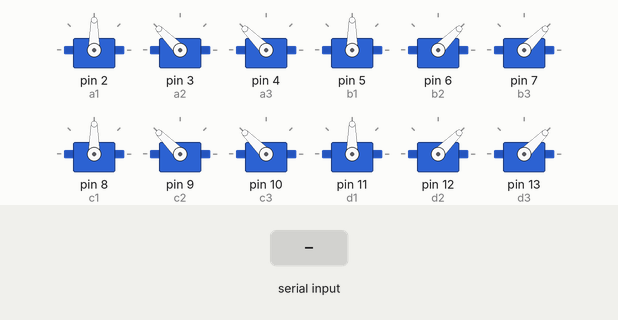
Bench run of a sketch on a simulated Arduino Uno, built with avr-gcc and run on an emulated ATmega328P. On the bench: 12 × servo. The test bench sets the inputs (shaded band). What the sketch prints to the serial monitor is not drawn.

Above: at 2.2 s.
2.3 s: "F\n" received over Serial
At 4.7 s:
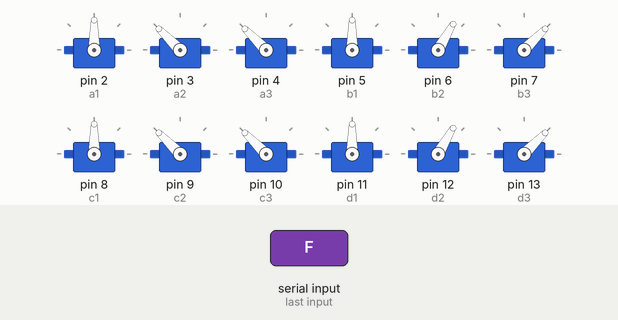
5.3 s: "T\n" received over Serial
At 5.5 s:
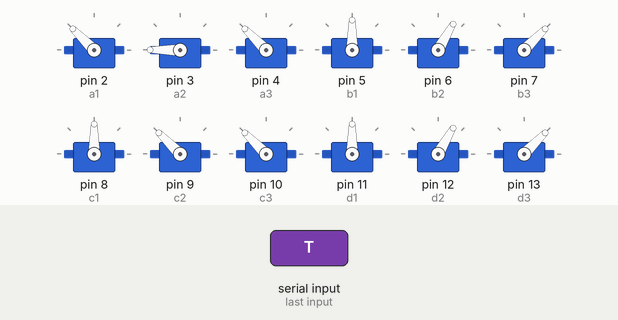
8.3 s: "E\n" received over Serial
At 8.47 s:
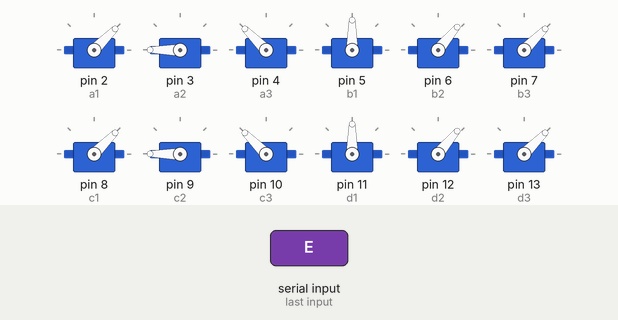
10.1 s: "D\n" received over Serial
At 10.29 s:
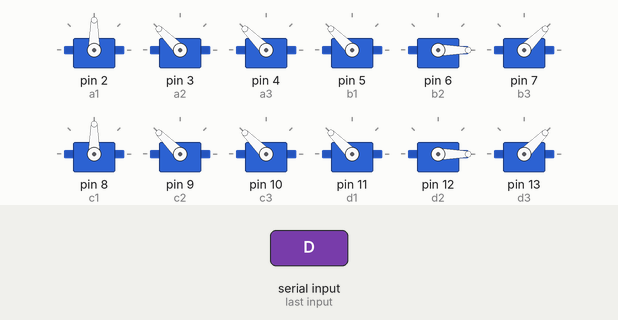
11.9 s: "F\n" received over Serial
At 12.1 s:
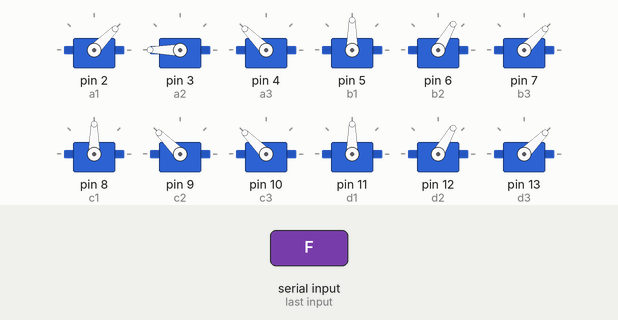
14.9 s: "E\n" received over Serial
At 15.18 s:
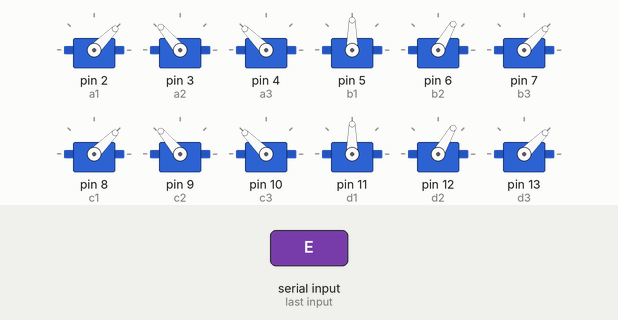
Timing chart, 0 to 17.7 s (numbered marks = the images above; inputs shaded):
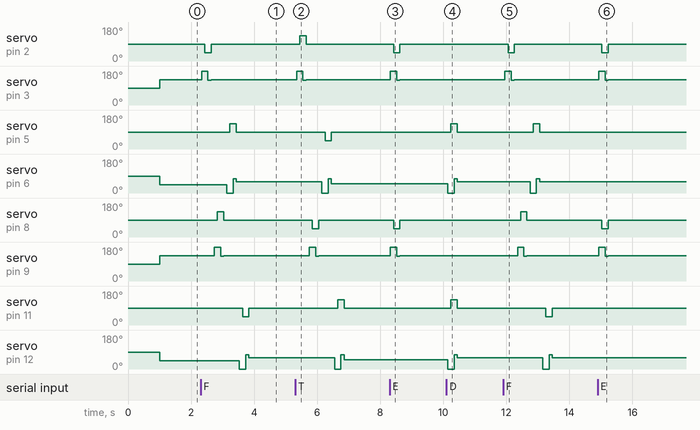

Measured:
- after the input at 2.3 s, servo on pin 2 (a1): 90° → 45° after 0.13 s, → 90° 0.20 s later; servo on pin 3 (a2): 135° → 180° at once, → 130° 0.20 s later, → 135° 0.10 s later
- after the input at 5.3 s, servo on pin 2 (a1): 90° → 135° after 0.15 s, → 90° 0.20 s later; servo on pin 3 (a2): 135° → 180° after 0.05 s, → 130° 0.20 s later, → 135° 0.10 s later
- after the input at 8.3 s, servo on pin 2 (a1), servo on pin 8 (c1): 90° → 45° after 0.13 s, → 90° 0.20 s later; servo on pin 3 (a2), servo on pin 9 (c2): 135° → 180° at once, → 130° 0.20 s later, → 135° 0.10 s later
- after the input at 10.1 s, servo on pin 5 (b1), servo on pin 11 (d1): 90° → 135° after 0.14 s, → 90° 0.20 s later; servo on pin 6 (b2), servo on pin 12 (d2): 50° → 0° at once, → 75° 0.20 s later, → 60° 0.10 s later
- after the input at 11.9 s, servo on pin 2 (a1): 90° → 45° after 0.15 s, → 90° 0.20 s later; servo on pin 3 (a2): 135° → 180° after 0.05 s, → 130° 0.20 s later, → 135° 0.10 s later
- after the input at 14.9 s, servo on pin 2 (a1), servo on pin 8 (c1): 90° → 45° after 0.13 s, → 90° 0.20 s later; servo on pin 3 (a2), servo on pin 9 (c2): 135° → 180° at once, → 130° 0.20 s later, → 135° 0.10 s later

The sketch:

aranha_robo_pie2.ino
```cpp
#include <Servo.h>

Servo a1; // Variável Servo
Servo a2; // Variável Servo
Servo a3; // Variável Servo

Servo b1; // Variável Servo
Servo b2; // Variável Servo
Servo b3; // Variável Servo

Servo c1; // Variável Servo
Servo c2; // Variável Servo
Servo c3; // Variável Servo

Servo d1; // Variável Servo
Servo d2; // Variável Servo
Servo d3; // Variável Servo

int pos; // Posição Servo


void setup()
{


  a1.attach(2);
  a2.attach(3);
  a3.attach(4);

  b1.attach(5);
  b2.attach(6);
  b3.attach(7);

  c1.attach(8);
  c2.attach(9);
  c3.attach(10);

  d1.attach(11);
  d2.attach(12);
  d3.attach(13);

  Serial.begin(9600);
  delay(1000);

  a1.write(90); // Inicia motor posição zero
  a2.write(135); // Inicia motor posição zero
  a3.write(135); // Inicia motor posição zero

  b1.write(90); // Inicia motor posição zero
  b2.write(45); // Inicia motor posição zero
  b3.write(45); // Inicia motor posição zero

  c1.write(90); // Inicia motor posição zero
  c2.write(135); // Inicia motor posição zero
  c3.write(135); // Inicia motor posição zero

  d1.write(90); // Inicia motor posição zero
  d2.write(45); // Inicia motor posição zero
  d3.write(45); // Inicia motor posição zero

}

/**
 * Função que lê uma string da Serial
 * e retorna-a
 */
String leStringSerial(){
  String conteudo = "";
  char caractere;

  // Enquanto receber algo pela serial
  while(Serial.available() > 0) {
    // Lê byte da serial
    caractere = Serial.read();
    // Ignora caractere de quebra de linha
    if ((caractere != '\n') &&(isAlphaNumeric(caractere))) {
      // Concatena valores
      conteudo.concat(caractere);
    }
    // Aguarda buffer serial ler próximo caractere
    delay(10);
  }
  Serial.print("Recebido:");
  Serial.println(conteudo);
  return conteudo;
}

void loop() {
  String recebido="";
  // Se receber algo pela serial
  if (Serial.available() > 0){
    // Lê toda string recebida
    recebido = leStringSerial();
  }

  if (recebido =="F"){avanca(100);} //avanca aranha
  if (recebido =="T"){retorna(100);} //retorna aranha
  if (recebido =="E"){giraEsq(100);} // gira a esquerda
  if (recebido =="D"){giraDir(100);} // gira a esquerda


  //Verifica código de movimento para articulações indenpendentes
  if ((recebido !="F") && (recebido!="T") && (recebido !="E") && (recebido !="D") && (recebido!="P")){
    char pata;
    int art;
    int angulo;


    pata = recebido[0]; // Identifica pata a movimentar
    art=recebido[1]-'0'; // Identifica articulação a movimentar
    angulo=(recebido[2]-'0')*100 +(recebido[3]-'0')*10 +(recebido[4]-'0'); // define o angulo da articulação

    Serial.print("Pata:");
    Serial.println(pata);
    Serial.print("Articulacao:");
    Serial.println(art);
    Serial.print("Angulo:");
    Serial.println(angulo);
    ControleServo(pata,art,angulo);
  }

  recebido="";

}

void ControleServo(char pata, int art, int angulo){

  // Identifica pata a movimentar
  switch(pata){
    case 'a':
      // Identifica articulação a movimentar
      switch(art){
        case 1:
          a1.write(angulo);// define o angulo da articulação
        break;
        case 2:
          a2.write(angulo);// define o angulo da articulação
        break;
        case 3:
          a3.write(angulo);// define o angulo da articulação
        break;
      }
    break;

    case 'b':
      switch(art){
        case 1:
          b1.write(angulo);
        break;
        case 2:
          b2.write(angulo);
        break;
        case 3:
          b3.write(angulo);
        break;
      }
    break;

    case 'c':
      switch(art){
        case 1:
          c1.write(angulo);
        break;
        case 2:
          c2.write(angulo);
        break;
        case 3:
          c3.write(angulo);
        break;
      }
    break;

    case 'd':
      switch(art){
        case 1:
          d1.write(angulo);
        break;
        case 2:
          d2.write(angulo);
        break;
        case 3:
          d3.write(angulo);
        break;
      }
    break;
  }
}


void avanca(int tempo){
  //Movimento pata A

  a1.write(90);
  a2.write(180); //Sobe Cotovelo
  a3.write(135);


  delay(tempo);

  a1.write(45); //Avança Onbro
  a2.write(180);
  a3.write(135);


  delay(tempo);

  a1.write(45);
  a2.write(130); //Baixa cotovelo
  a3.write(135);


  delay(tempo);

  a1.write(90); //posição Repouso
  a2.write(135);//posição Repouso
  a3.write(135);//posição Repouso


  delay(tempo);

//Movimento Pata C
  c1.write(90);
  c2.write(180);
  c3.write(135);

  delay(tempo);

  c1.write(135);
  c2.write(180);
  c3.write(135);

  delay(tempo);

  c1.write(135);
  c2.write(130);
  c3.write(135);

  delay(tempo);

  c1.write(90);
  c2.write(135);
  c3.write(135);

  delay(tempo);

  //Movimento Pata B

  b1.write(90);
  b2.write(0);
  b3.write(45);

  delay(tempo);

  b1.write(135);
  b2.write(0);
  b3.write(45);

  delay(tempo);

  b1.write(135);
  b2.write(75);
  b3.write(45);

  delay(tempo);

  b1.write(90);
  b2.write(60);
  b3.write(45);

  delay(tempo);

  //Movimento Pata D

  d1.write(90);
  d2.write(0);
  d3.write(45);

  delay(tempo);

  d1.write(45);
  d2.write(0);
  d3.write(45);

  delay(tempo);

  d1.write(45);
  d2.write(75);
  d3.write(45);

  delay(tempo);

  d1.write(90);
  d2.write(60);
  d3.write(45);

  delay(tempo);

}

void retorna(int tempo){
  //Movimento pata A

  a1.write(90);
  a2.write(180); //Sobe Cotovelo
  a3.write(135);


  delay(tempo);

  a1.write(135); //Retorna Onbro
  a2.write(180);
  a3.write(135);


  delay(tempo);

  a1.write(135);
  a2.write(130); //Baixa cotovelo
  a3.write(135);


  delay(tempo);

  a1.write(90); //posição Repouso
  a2.write(135);//posição Repouso
  a3.write(135);//posição Repouso


  delay(tempo);

//Movimento Pata C
  c1.write(90);
  c2.write(180); //Sobe Cotovelo
  c3.write(135);

  delay(tempo);

  c1.write(45); //Retorna Onbr
  c2.write(180);
  c3.write(135);

  delay(tempo);

  c1.write(45);
  c2.write(130); //Baixa cotovelo
  c3.write(135);

  delay(tempo);

  c1.write(90); //posição Repouso
  c2.write(135); //posição Repouso
  c3.write(135);//posição Repouso

  delay(tempo);

  //Movimento Pata B

  b1.write(90);
  b2.write(0); //Sobe Cotovelo
  b3.write(45);

  delay(tempo);

  b1.write(45);//Retorna Onbro
  b2.write(0);
  b3.write(45);

  delay(tempo);

  b1.write(45);
  b2.write(75); //Baixa cotovelo
  b3.write(45);

  delay(tempo);

  b1.write(90); //posição Repouso
  b2.write(50); //posição Repouso
  b3.write(45); //posição Repouso

  delay(tempo);

  //Movimento Pata D

  d1.write(90);
  d2.write(0);  //Sobe Cotovelo
  d3.write(45);

  delay(tempo);

  d1.write(135); //Retorna Onbro
  d2.write(0);
  d3.write(45);

  delay(tempo);

  d1.write(135);
  d2.write(75); //Baixa cotovelo
  d3.write(45);

  delay(tempo);

  d1.write(90); //posição Repouso
  d2.write(50); //posição Repouso
  d3.write(45); //posição Repouso

  delay(tempo);

}

void giraEsq(int tempo){
  //Movimento pata A

  a1.write(90);
  a2.write(180); //Sobe Cotovelo
  a3.write(135);

  c1.write(90);
  c2.write(180);//Sobe Cotovelo
  c3.write(135);

  delay(tempo);

  a1.write(45); //Avança Onbro
  a2.write(180);
  a3.write(135);

  c1.write(45); //retorna Onbro
  c2.write(180);
  c3.write(135);


  delay(tempo);

  a1.write(45);
  a2.write(130); //Baixa cotovelo
  a3.write(135);


  c1.write(45);
  c2.write(130); //Baixa cotovelo
  c3.write(135);

  delay(tempo);

  a1.write(90); //posição Repouso
  a2.write(135);//posição Repouso
  a3.write(135);//posição Repouso

  c1.write(90); //posição Repouso
  c2.write(135); //posição Repouso
  c3.write(135);//posição Repouso

  delay(tempo);
}

void giraDir(int tempo){
  //Movimento Pata B

  b1.write(90);
  b2.write(0); //Sobe Cotovelo
  b3.write(45);

  d1.write(90);
  d2.write(0); //Sobe Cotovelo
  d3.write(45);

  delay(tempo);

  b1.write(135);//Avança Onbro
  b2.write(0);
  b3.write(45);

  d1.write(135); //Retorna Onbro
  d2.write(0);
  d3.write(45);
  delay(tempo);

  b1.write(135);
  b2.write(75); //Baixa cotovelo
  b3.write(45);

  d1.write(135);
  d2.write(75); //Baixa cotovelo
  d3.write(45);

  delay(tempo);

  b1.write(90); //posição Repouso
  b2.write(60); //posição Repouso
  b3.write(45); //posição Repouso

  d1.write(90); //posição Repouso
  d2.write(60); //posição Repouso
  d3.write(45);//posição Repouso
  delay(tempo);

}

void danca(){
//Posição parado
  a1.write(90); // Inicia motor posição zero
  a2.write(135); // Inicia motor posição zero
  a3.write(135); // Inicia motor posição zero

  b1.write(90); // Inicia motor posição zero
  b2.write(45); // Inicia motor posição zero
  b3.write(45); // Inicia motor posição zero

  c1.write(90); // Inicia motor posição zero
  c2.write(135); // Inicia motor posição zero
  c3.write(135); // Inicia motor posição zero

  d1.write(90); // Inicia motor posição zero
  d2.write(45); // Inicia motor posição zero
  d3.write(45); // Inicia motor posição zero

  delay(3000);

//Movimento de conta tempo
  int conta=0;

  while (conta<5){
    a1.write(20); //avança ombro
    a2.write(135); // Inicia motor posição zero
    a3.write(0); // Inicia motor posição zero
    delay(500);

    a1.write(20); //avança ombro
    a2.write(90); // Inicia motor posição zero
    a3.write(0); // Inicia motor posição zero
    delay(500);
    conta++;

  }

  //movimento Sobe e desce

  conta=0;

  while (conta<5){
    a1.write(90);
    a2.write(135);
    a3.write(135);

    b1.write(90);
    b2.write(45);
    b3.write(45);

    c1.write(90);
    c2.write(135);
    c3.write(135);

    d1.write(90);
    d2.write(45);
    d3.write(45);

    delay(500);

    a1.write(90);
    a2.write(45);
    a3.write(0);

    b1.write(90);
    b2.write(135);
    b3.write(180);

    c1.write(90);
    c2.write(45);
    c3.write(0);

    d1.write(90);
    d2.write(135);
    d3.write(180);
    delay(500);

    conta++;
  }

  a1.write(90);
  a2.write(135);
  a3.write(135);

  b1.write(90);
  b2.write(45);
  b3.write(45);

  c1.write(90);
  c2.write(135);
  c3.write(135);

  d1.write(90);
  d2.write(45);
  d3.write(45);

  delay(1000);

  avanca(500);

  //Movimento de não
  c1.write(90);
  c2.write(135);
  c3.write(135);
  conta=0;

  while (conta<5){
    a1.write(20); //avança ombro
    a2.write(135);
    a3.write(0);
    delay(500);

    a1.write(90); //avança ombro
    a2.write(135); // Inicia motor posição zero
    a3.write(0); // Inicia motor posição zero
    delay(500);
    conta++;

  }
  a1.write(90);
  a2.write(135);
  a3.write(135);

}
```
